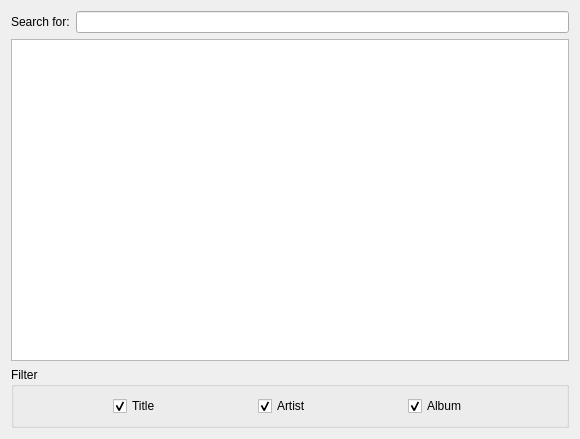
<?xml version="1.0" encoding="UTF-8"?>
<ui version="4.0">
 <class>search_dialog</class>
 <widget class="QDialog" name="search_dialog">
  <property name="geometry">
   <rect>
    <x>0</x>
    <y>0</y>
    <width>580</width>
    <height>439</height>
   </rect>
  </property>
  <property name="windowTitle">
   <string>Search</string>
  </property>
  <layout class="QGridLayout" name="gridLayout">
   <item row="0" column="0">
    <widget class="QLabel" name="label">
     <property name="text">
      <string>Search for:</string>
     </property>
    </widget>
   </item>
   <item row="0" column="1">
    <widget class="QLineEdit" name="search_term_edit"/>
   </item>
   <item row="1" column="0" colspan="2">
    <widget class="QTreeView" name="search_results_view">
     <property name="alternatingRowColors">
      <bool>true</bool>
     </property>
     <property name="rootIsDecorated">
      <bool>false</bool>
     </property>
     <property name="itemsExpandable">
      <bool>false</bool>
     </property>
     <property name="expandsOnDoubleClick">
      <bool>false</bool>
     </property>
    </widget>
   </item>
   <item row="2" column="0" colspan="2">
    <widget class="QGroupBox" name="groupBox">
     <property name="title">
      <string>Filter</string>
     </property>
     <layout class="QGridLayout" name="gridLayout_2">
      <item row="0" column="0">
       <spacer name="horizontalSpacer">
        <property name="orientation">
         <enum>Qt::Horizontal</enum>
        </property>
        <property name="sizeHint" stdset="0">
         <size>
          <width>85</width>
          <height>20</height>
         </size>
        </property>
       </spacer>
      </item>
      <item row="0" column="1">
       <widget class="QCheckBox" name="filter_title">
        <property name="text">
         <string>Title</string>
        </property>
        <property name="checked">
         <bool>true</bool>
        </property>
       </widget>
      </item>
      <item row="0" column="2">
       <spacer name="horizontalSpacer_3">
        <property name="orientation">
         <enum>Qt::Horizontal</enum>
        </property>
        <property name="sizeHint" stdset="0">
         <size>
          <width>85</width>
          <height>20</height>
         </size>
        </property>
       </spacer>
      </item>
      <item row="0" column="3">
       <widget class="QCheckBox" name="filter_artist">
        <property name="sizePolicy">
         <sizepolicy hsizetype="Minimum" vsizetype="Fixed">
          <horstretch>0</horstretch>
          <verstretch>0</verstretch>
         </sizepolicy>
        </property>
        <property name="text">
         <string>Artist</string>
        </property>
        <property name="checked">
         <bool>true</bool>
        </property>
       </widget>
      </item>
      <item row="0" column="4">
       <spacer name="horizontalSpacer_4">
        <property name="orientation">
         <enum>Qt::Horizontal</enum>
        </property>
        <property name="sizeHint" stdset="0">
         <size>
          <width>85</width>
          <height>20</height>
         </size>
        </property>
       </spacer>
      </item>
      <item row="0" column="5">
       <widget class="QCheckBox" name="filter_album">
        <property name="sizePolicy">
         <sizepolicy hsizetype="Minimum" vsizetype="Fixed">
          <horstretch>0</horstretch>
          <verstretch>0</verstretch>
         </sizepolicy>
        </property>
        <property name="layoutDirection">
         <enum>Qt::LeftToRight</enum>
        </property>
        <property name="text">
         <string>Album</string>
        </property>
        <property name="checked">
         <bool>true</bool>
        </property>
       </widget>
      </item>
      <item row="0" column="6">
       <spacer name="horizontalSpacer_2">
        <property name="orientation">
         <enum>Qt::Horizontal</enum>
        </property>
        <property name="sizeHint" stdset="0">
         <size>
          <width>85</width>
          <height>20</height>
         </size>
        </property>
       </spacer>
      </item>
     </layout>
    </widget>
   </item>
  </layout>
 </widget>
 <resources/>
 <connections/>
</ui>
